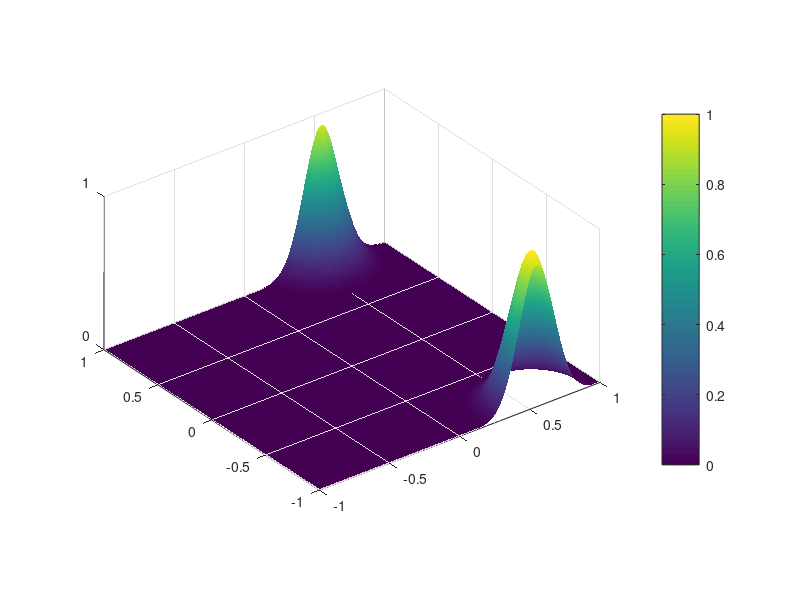

Write the MATLAB code that produced this figure.
% 2D linear advection

clear all
close all
clc

% Exact solution

nn = 108;
x = linspace(-1,1,nn);
y = x;
X = x'*ones(1,nn);
Y = ones(nn,1)*y;

lambda = 1/8;
x0 = -1/2;
y0 = 0;

U0 = exp(-((X-x0).^2+(Y-y0).^2)/(2*lambda^2));

surf(X,Y,U0)
shading interp
colorbar
axis equal
axis([-1 1 -1 1 0 1])
set(gca,'Ztick',[0 1])
set(gca,'clim',[0 1])
pause(0.05)

T = 5;
dt = 0.05;

Xh = X-x0; Yh = Y-y0;

t=0;
while t<T

    t = t+dt;

    Xh = Xh - 1*dt + 2*((Xh<-1)-(Xh>1));
    Yh = Yh - 1*dt + 2*((Yh<-1)-(Yh>1));
    
%     Xh = X-x0*cos(2*pi*t)-y0*sin(2*pi*t);
%     Yh = Y+x0*sin(2*pi*t)-y0*cos(2*pi*t);

    U = exp(-(Xh.^2+Yh.^2)/(2*lambda^2));

    surf(X,Y,U)
%     pcolor(X,Y,U)
    shading interp
    colorbar
    axis equal
    axis([-1 1 -1 1 0 1])
% axis([-1 1 -1 1])
    set(gca,'Ztick',[0 1])
    set(gca,'clim',[0 1])
    pause(0.05)

end
